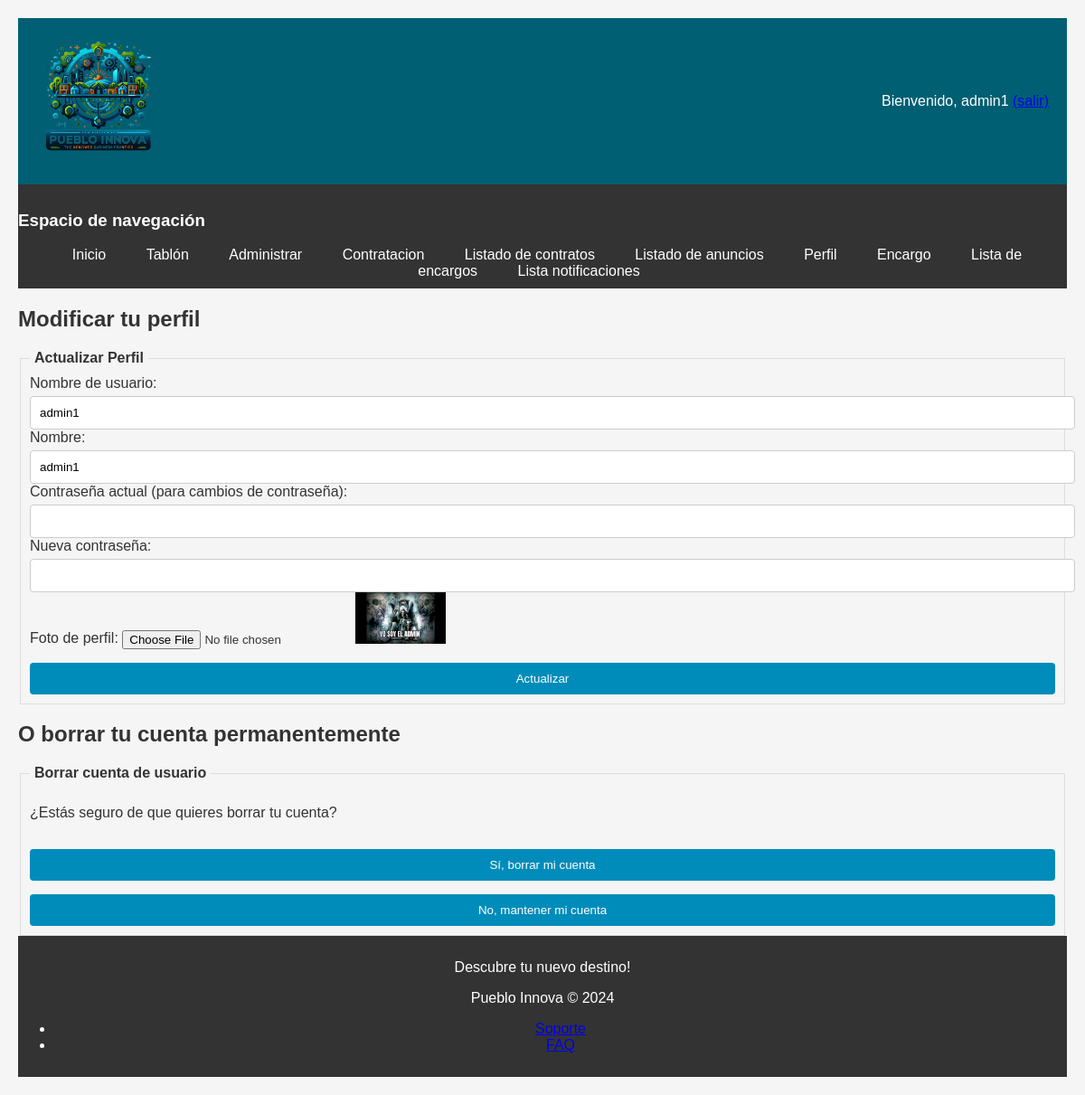
Screenshot of /perfilModificar.php (signed in) with the database file from the repository.
### tables this page shows
CREATE TABLE `usuarios` (
  `id` int(11) NOT NULL,
  `nombreUsuario` varchar(30) NOT NULL,
  `password` varchar(70) NOT NULL,
  `nombre` varchar(50) NOT NULL,
  `rol` int(11) NOT NULL,
  `nombreImg` varchar(70) NOT NULL COMMENT 'Nombre la foto de perfil. Calcula la ruta en carpetas'
);

### includes/clases/Usuario.php (called while the page is built, shortened)
<?php
class Usuario
{
    private $nombreUsuario;
    private $nombre;
    private $nombreImg;
    private function __construct($nombreUsuario, $password, $nombre, $rol, $nombreImg, $id = null)
    {
        $this->nombreUsuario = $nombreUsuario;
        $this->nombre = $nombre;
        $this->nombreImg = $nombreImg;
    }
    public static function buscaPorId($idUsuario)
    {
        $conn = Aplicacion::getInstance()->getConexionBd();
        $query = sprintf("SELECT * FROM usuarios WHERE id=%d", $idUsuario);
        $rs = $conn->query($query);
        $result = false;
        if ($rs) {
            $fila = $rs->fetch_assoc();
            if ($fila) {
                $result = new Usuario($fila['nombreUsuario'], $fila['password'], $fila['nombre'], $fila['rol'], $fila['nombreImg'], $fila['id']);
            }
        } else {
            error_log("Error BD ({$conn->errno}): {$conn->error}");
        }
        return $result;
    }
    public function getNombreUsuario()
    {
        return $this->nombreUsuario;
    }
    public function getNombre()
    {
        return $this->nombre;
    }
    public function getNombreImg()
    {
        return $this->nombreImg;
    }
}
?>

### includes/formularios/FormularioPerfilModificar.php (the view, shortened to what this page needs)
<?php
require_once __DIR__.'/../../includes/clases/Usuario.php';
require_once 'Formulario.php';
class FormularioModificarPerfil extends Formulario
{
    protected function generaCamposFormulario(&$datos) {
        $usuario = Usuario::buscaPorId($_SESSION['id']);
        $nombreUsuario = $usuario->getNombreUsuario();
        $nombre = $usuario->getNombre();
        $rutaImagenActual = $usuario->getNombreImg();
        $htmlErroresGlobales = self::generaListaErroresGlobales($this->errores);
        $erroresCampos = self::generaErroresCampos(['nombreUsuario', 'nombre', 'previousPassword', 'password', 'fotoPerfil'], $this->errores, 'span', array('class' => 'error'));
        return <<<EOF
        $htmlErroresGlobales
        <fieldset>
            <legend>Actualizar Perfil</legend>
            <div>
                <label for="nombreUsuario">Nombre de usuario:</label>
                <input id="nombreUsuario" type="text" name="nombreUsuario" value="$nombreUsuario" required>
                {$erroresCampos['nombreUsuario']}
            </div>
            <div>
                <label for="nombre">Nombre:</label>
                <input id="nombre" type="text" name="nombre" value="$nombre" required>
                {$erroresCampos['nombre']}
            </div>
            <div>
                <label for="previousPassword">Contraseña actual (para cambios de contraseña):</label>
                <input id="previousPassword" type="password" name="previousPassword">
                {$erroresCampos['previousPassword']}
            </div>
            <div>
                <label for="password">Nueva contraseña:</label>
                <input id="password" type="password" name="password">
                {$erroresCampos['password']}
            </div>
            <div>
                <label for="fotoPerfil">Foto de perfil:</label>
                <input id="fotoPerfil" type="file" name="fotoPerfil" accept="image/*">
                {$erroresCampos['fotoPerfil']}
                <img src="$rutaImagenActual" alt="Foto de perfil actual" style="width: 100px;">
            </div>
            <div>
                <button type="submit" name="update">Actualizar</button>
            </div>
        </fieldset>
        EOF;
    }
}
?>

### css/prueba.css (style rules this page uses)
body { font-family: 'Arial', sans-serif; background-color: #f5f5f5; color: #333; padding: 20px; margin: 0; }
fieldset { border: 1px solid #ddd; padding: 10px; margin-top: 15px; }
legend { padding: 0 5px; font-weight: bold; }
input[type="text"], input[type="password"], input[type="email"], input[type="number"], input[type="submit"], select, button { width: 100%; padding: 10px; margin-top: 5px; border: 1px solid #ccc; border-radius: 4px; }
input[type="submit"], button { background-color: #008cba; color: white; border: none; cursor: pointer; margin-top: 15px; }

### rows the page displays
usuarios: nombreUsuario "admin1", nombre "admin1", nombreImg (picture)

### other values shown
$_SESSION['nombre'] "admin1"
